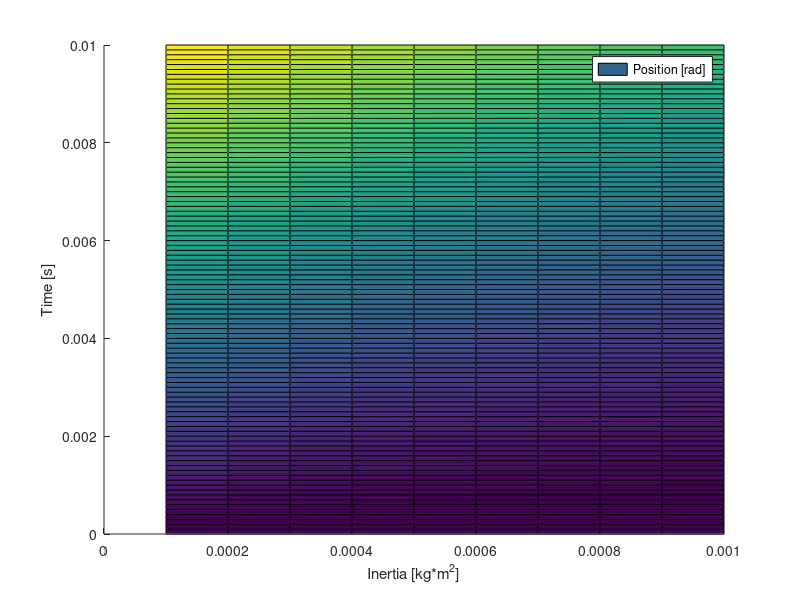

Here is the MATLAB script that generated this plot:
clc;
clear all;
close all;

% Max values
i_max   = 2;                % [A]
v_max   = 77 /60*2*pi;      % [rad/s]

% Motor perf constants
k1      = 1;                % [A/N/m]       formula: i(t) = k1 * T(t)    
k2      = - v_max/2.1;      % [rad/s/N/m]   forumla: v(t) = k2 * T(t) + v_max       

% Physical constants
Jm      = 548e-6 ;            % [kg*m^2]

N_J = 10;
Jms     = linspace(100e-6, 1000e-6, N_J) % [kg*m^2]


% Time span
t_0     = 0; 
t_end   = 0.01;
dt      = 0.0001;
t       = linspace(t_0,t_end,(t_end-t_0)/dt+1);


% State vectors
pos = zeros(size(t,2),N_J);
vel = zeros(size(t,2),N_J);
acc = zeros(size(t,2),N_J);
curr = zeros(size(t,2),N_J);
torque = zeros(size(t,2),N_J);

% Initial conditions
pos(1,:) = 0 * ones(N_J,1);
vel(1,:) = 0 * ones(N_J,1);
acc(1,:) = 0 * ones(N_J,1);
curr(1,:) = i_max * ones(N_J,1);
torque(1,:) = i_max / k1 * ones(N_J,1);

for i = 2:length(t)
    % Get acceleration from torque
    acc(i,:) = torque(i-1,:) ./ Jms;

    % Get velocity and position update
    vel(i,:) = vel(i-1,:) + acc(i,:) * dt;
    pos(i,:) = pos(i-1,:) + vel(i,:) * dt;

    % Get new current and torques from actual velocity
    torque(i,:) = (vel(i,:)-v_max)/k2;
    curr(i,:) = k1 * torque(i,:);

end


figure(1);
hold on;
surf(Jms,t,pos)
% surf(Jms,t,vel/10)
% surf(Jms,t,acc/1000)
% surf(Jms,t,curr)
%yline(0,'k')
xlabel('Inertia [kg*m^2]')
ylabel('Time [s]')
zlabel('Amplitude []')
legend('Position [rad]','Velocity [10rad/s]','Acceleration[1000rad/s^2]','Current [A]')